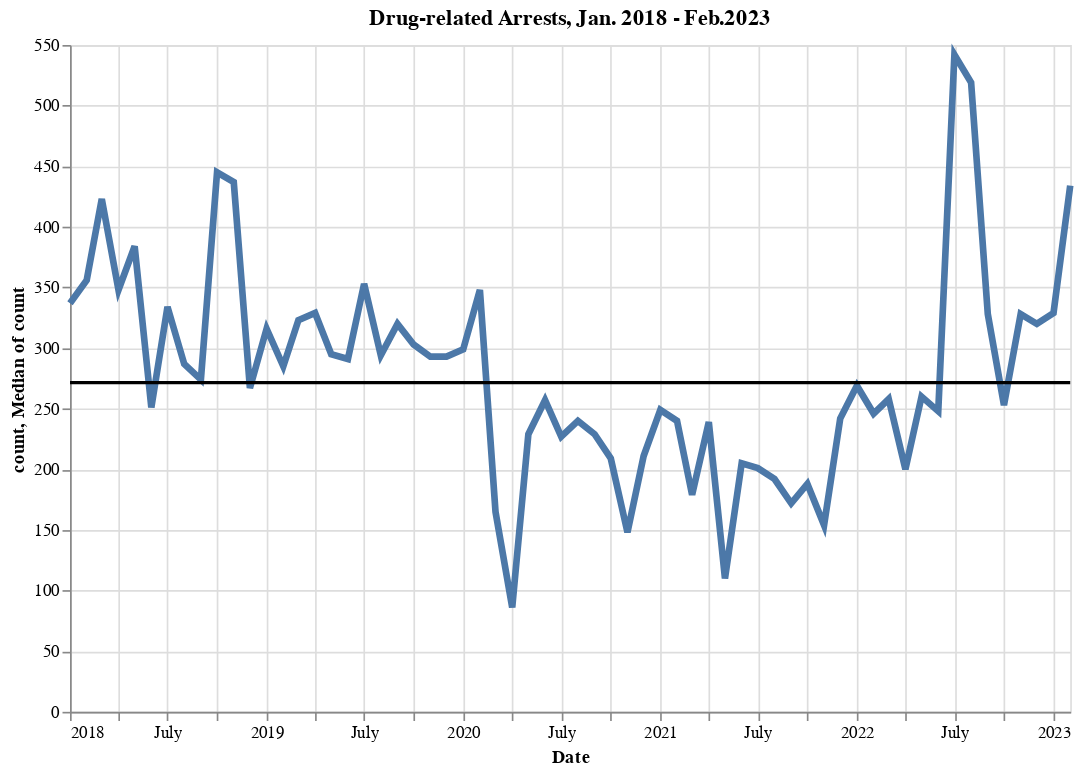

The cell this chart's notebook holds for it:
### Code cell
base = alt.Chart(filtered_counts).mark_line(size=4).encode(
    alt.X('incident_date:T',title='Date'),
    y='count',
    tooltip = [alt.Tooltip('incident_date_2',title = 'Date'),alt.Tooltip('count',title='Drug Arrests')]
).properties(
    width=600,
    height=400,
    title='Drug-related Arrests, Jan. 2018 - Feb.2023'
)

median = alt.Chart(filtered_counts).mark_rule(size=2).encode(
    y='median(count)'
)

base+median

### Figure 1 — Vega-Lite specification as saved in the notebook (floating-point values rounded to 4 significant figures)
{"config": {"view": {"continuousWidth": 300, "continuousHeight": 300}}, "layer": [{"mark": {"type": "line", "size": 4}, "encoding": {"tooltip": [{"field": "incident_date_2", "title": "Date", "type": "nominal"}, {"field": "count", "title": "Drug Arrests", "type": "quantitative"}], "x": {"field": "incident_date", "title": "Date", "type": "temporal"}, "y": {"field": "count", "type": "quantitative"}}, "title": "Drug-related Arrests, Jan. 2018 - Feb.2023"}, {"mark": {"type": "rule", "size": 2}, "encoding": {"y": {"aggregate": "median", "field": "count", "type": "quantitative"}}}], "data": {"name": "data-4a441df68a91a8fbaa05d6d55a3ab731"}, "height": 400, "width": 600, "$schema": "https://vega.github.io/schema/vega-lite/v5.6.1.json", "datasets": {"data-4a441df68a91a8fbaa05d6d55a3ab731": [{"incident_date": "2018-01", "count": 337, "incident_date_2": "2018-01"}, {"incident_date": "2018-02", "count": 356, "incident_date_2": "2018-02"}, {"incident_date": "2018-03", "count": 423, "incident_date_2": "2018-03"}, {"incident_date": "2018-04", "count": 348, "incident_date_2": "2018-04"}, {"incident_date": "2018-05", "count": 384, "incident_date_2": "2018-05"}, {"incident_date": "2018-06", "count": 251, "incident_date_2": "2018-06"}, {"incident_date": "2018-07", "count": 334, "incident_date_2": "2018-07"}, {"incident_date": "2018-08", "count": 287, "incident_date_2": "2018-08"}, {"incident_date": "2018-09", "count": 274, "incident_date_2": "2018-09"}, {"incident_date": "2018-10", "count": 445, "incident_date_2": "2018-10"}, {"incident_date": "2018-11", "count": 437, "incident_date_2": "2018-11"}, {"incident_date": "2018-12", "count": 267, "incident_date_2": "2018-12"}, {"incident_date": "2019-01", "count": 316, "incident_date_2": "2019-01"}, {"incident_date": "2019-02", "count": 285, "incident_date_2": "2019-02"}, {"incident_date": "2019-03", "count": 323, "incident_date_2": "2019-03"}, {"incident_date": "2019-04", "count": 329, "incident_date_2": "2019-04"}, {"incident_date": "2019-05", "count": 295, "incident_date_2": "2019-05"}, {"incident_date": "2019-06", "count": 291, "incident_date_2": "2019-06"}, {"incident_date": "2019-07", "count": 353, "incident_date_2": "2019-07"}, {"incident_date": "2019-08", "count": 294, "incident_date_2": "2019-08"}, {"incident_date": "2019-09", "count": 320, "incident_date_2": "2019-09"}, {"incident_date": "2019-10", "count": 303, "incident_date_2": "2019-10"}, {"incident_date": "2019-11", "count": 293, "incident_date_2": "2019-11"}, {"incident_date": "2019-12", "count": 293, "incident_date_2": "2019-12"}, {"incident_date": "2020-01", "count": 299, "incident_date_2": "2020-01"}, {"incident_date": "2020-02", "count": 348, "incident_date_2": "2020-02"}, {"incident_date": "2020-03", "count": 165, "incident_date_2": "2020-03"}, {"incident_date": "2020-04", "count": 86, "incident_date_2": "2020-04"}, {"incident_date": "2020-05", "count": 229, "incident_date_2": "2020-05"}, {"incident_date": "2020-06", "count": 257, "incident_date_2": "2020-06"}, {"incident_date": "2020-07", "count": 227, "incident_date_2": "2020-07"}, {"incident_date": "2020-08", "count": 240, "incident_date_2": "2020-08"}, {"incident_date": "2020-09", "count": 229, "incident_date_2": "2020-09"}, {"incident_date": "2020-10", "count": 209, "incident_date_2": "2020-10"}, {"incident_date": "2020-11", "count": 148, "incident_date_2": "2020-11"}, {"incident_date": "2020-12", "count": 211, "incident_date_2": "2020-12"}, {"incident_date": "2021-01", "count": 249, "incident_date_2": "2021-01"}, {"incident_date": "2021-02", "count": 240, "incident_date_2": "2021-02"}, {"incident_date": "2021-03", "count": 179, "incident_date_2": "2021-03"}, {"incident_date": "2021-04", "count": 239, "incident_date_2": "2021-04"}, {"incident_date": "2021-05", "count": 110, "incident_date_2": "2021-05"}, {"incident_date": "2021-06", "count": 205, "incident_date_2": "2021-06"}, {"incident_date": "2021-07", "count": 201, "incident_date_2": "2021-07"}, {"incident_date": "2021-08", "count": 192, "incident_date_2": "2021-08"}, {"incident_date": "2021-09", "count": 172, "incident_date_2": "2021-09"}, {"incident_date": "2021-10", "count": 188, "incident_date_2": "2021-10"}, {"incident_date": "2021-11", "count": 154, "incident_date_2": "2021-11"}, {"incident_date": "2021-12", "count": 242, "incident_date_2": "2021-12"}, {"incident_date": "2022-01", "count": 269, "incident_date_2": "2022-01"}, {"incident_date": "2022-02", "count": 246, "incident_date_2": "2022-02"}, {"incident_date": "2022-03", "count": 258, "incident_date_2": "2022-03"}, {"incident_date": "2022-04", "count": 200, "incident_date_2": "2022-04"}, {"incident_date": "2022-05", "count": 260, "incident_date_2": "2022-05"}, {"incident_date": "2022-06", "count": 248, "incident_date_2": "2022-06"}, {"incident_date": "2022-07", "count": 542, "incident_date_2": "2022-07"}, {"incident_date": "2022-08", "count": 519, "incident_date_2": "2022-08"}, {"incident_date": "2022-09", "count": 328, "incident_date_2": "2022-09"}, {"incident_date": "2022-10", "count": 253, "incident_date_2": "2022-10"}, {"incident_date": "2022-11", "count": 328, "incident_date_2": "2022-11"}, {"incident_date": "2022-12", "count": 320, "incident_date_2": "2022-12"}, {"incident_date": "2023-01", "count": 329, "incident_date_2": "2023-01"}, {"incident_date": "2023-02", "count": 434, "incident_date_2": "2023-02"}]}}
